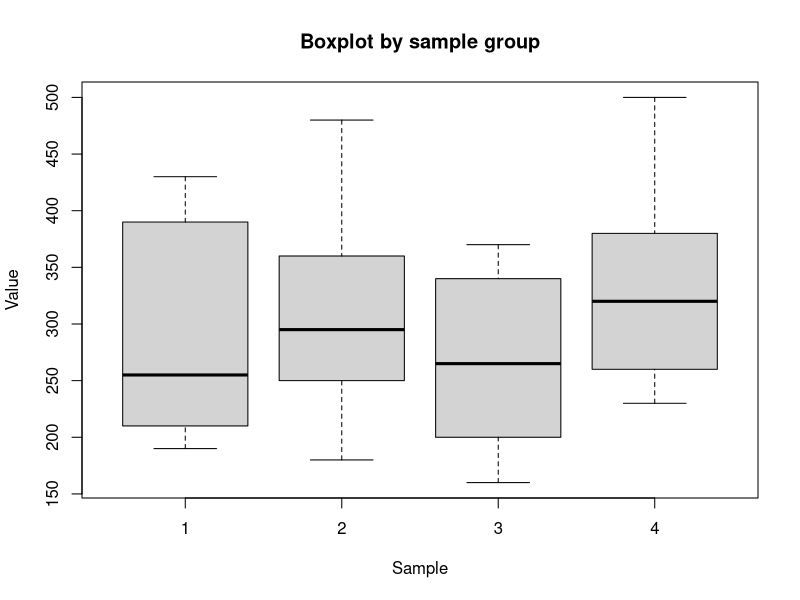

The R source for this figure: (Note: this script raises an error after producing the figure.)
## ---- chunk 1
knitr::opts_chunk$set(echo=T,warning=F,message=F,fig.align="center",error=T)
library(tidyverse)
library(lme4)
library(glmnet)
library(dplyr)
library(tidyr)
## ---- chunk 2
# for your convenience, the data import code has been done for you below
dairy = data.frame(
  lab = rep(1:5,times=rep(8,5)),
  samp = rep(1:4,length.out=40),
  value = c(220,300,210,270, 210,290,200,260,
            260,360,290,360, 250,350,240,380,
            190,250,160,230, 210,220,200,230,
            260,280,330,350, 430,180,340,290,
            400,480,370,500, 390,480,340,480))
head(dairy)
## ---- chunk 3
boxplot(dairy$value ~ dairy$samp,
        main='Boxplot by sample group',
        xlab='Sample',
        ylab='Value')
## ---- chunk 4
anova.dairy = dairy %>% select(samp, value)
mean.all = mean(anova.dairy$value)
samp.means = anova.dairy %>% group_by(samp) %>% summarize(samp.mean = mean(value))
SST = sum((samp.means$samp.mean - mean.all)^2*15)
anova.dairy$value = as.integer(anova.dairy$value)
anova.dairy
## ---- chunk 5
pivot = pivot_wider(anova.dairy, names_from=samp, values_from=value)
pivot
## ---- chunk 6
sweep(x=pivot, MARGIN=1, STATS=samp.means, fun= "-")
